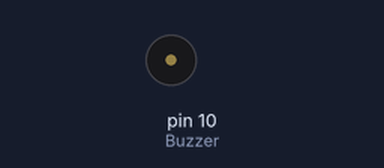
Bench run of a sketch on a simulated Arduino Uno, built with avr-gcc and run on an emulated ATmega328P. On the bench: buzzer (waves = sounding).

Above: at 1.6 s.
At 19.8 s:
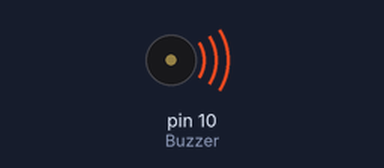
Timing chart, 0 to 20.5 s (numbered marks = the images above):
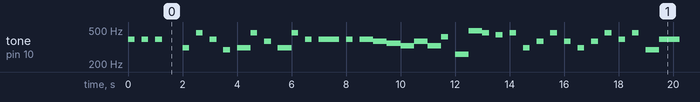

The sketch:

Practica_5_Buzzer.ino
```cpp
int Buzzer = 10;
float Do = 261.626;
float Reb = 277.183;
float Re = 293.665;
float Mib = 311.127;
float Mi = 329.628;
float Fa = 349.228;
float Solb = 369.994;
float Sol = 391.995;
float Lab = 415.305;
float La = 440.000;
float Sib = 466.164;
float Si = 493.883;

int tempespera = 500;

int negra=250;
int blanca= 500;

void setup()
{

}
void loop()
{
  for(int i=0; i<3;i++){
   tone(Buzzer, Sol, negra);
   delay(tempespera);
  }
  noTone(Buzzer);
  delay(tempespera);

  tone(Buzzer,Mib,negra);
  delay(tempespera);
  noTone(Buzzer);

  tone(Buzzer, Sib, negra);
  delay(tempespera);
  noTone(Buzzer);

  tone(Buzzer, Sol,negra);
  delay(tempespera);
  noTone(Buzzer);
  //for(int i= 0; i<3; i++){}
  tone(Buzzer, Re, negra);
  delay(tempespera);
  noTone(Buzzer);

  tone(Buzzer,Mib,blanca);
  delay(tempespera);
  noTone(Buzzer);

  tone(Buzzer, Sib,negra);
  delay(tempespera);
  noTone(Buzzer);

  tone(Buzzer , Solb,negra);
  delay(tempespera);
  noTone(Buzzer);

  tone(Buzzer , Mib,blanca);
  delay(tempespera);
  noTone(Buzzer);

  tone(Buzzer, Sib,negra);
  delay(tempespera);
  noTone(Buzzer);

  tone(Buzzer, Sol,negra);
  delay(tempespera);
  noTone(Buzzer);

  tone(Buzzer, Sol,blanca);
  delay(tempespera);
  noTone(Buzzer);

  tone(Buzzer, Sol,negra);
  delay(tempespera);
  noTone(Buzzer);

  tone(Buzzer, Sol,negra);
  delay(tempespera);
  noTone(Buzzer);

  tone(Buzzer, Sol,blanca);
  delay(tempespera);
  noTone(Buzzer);

  tone(Buzzer, Solb,blanca);
  delay(tempespera);
  noTone(Buzzer);

  tone(Buzzer, Fa,blanca);
  delay(tempespera);
  noTone(Buzzer);

  tone(Buzzer, Mi,blanca);
  delay(tempespera);
  noTone(Buzzer);

  tone(Buzzer, Solb,blanca);
  delay(tempespera);
  noTone(Buzzer);

  tone(Buzzer, Mi,blanca);
  delay(tempespera);
  noTone(Buzzer);

  tone(Buzzer,Lab,negra);
  delay(tempespera);
  noTone(Buzzer);

  tone(Buzzer, Do,blanca);
  delay(tempespera);
  noTone(Buzzer);

  tone(Buzzer, Si,blanca);
  delay(tempespera);
  noTone(Buzzer);

  tone(Buzzer, Sib,negra);
  delay(tempespera);
  noTone(Buzzer);

  tone(Buzzer,La,negra);
  delay(tempespera);
  noTone(Buzzer);

  tone(Buzzer, Sib,negra);
  delay(tempespera);
  noTone(Buzzer);

  tone(Buzzer, Mib,negra);
  delay(tempespera);
  noTone(Buzzer);

  tone(Buzzer, Solb,negra);
  delay(tempespera);
  noTone(Buzzer);

  tone(Buzzer, Sib,negra);
  delay(tempespera);
  noTone(Buzzer);

  tone(Buzzer, Solb,negra);
  delay(tempespera);
  noTone(Buzzer);

  tone(Buzzer, Mib,negra);
  delay(tempespera);
  noTone(Buzzer);

  tone(Buzzer, Solb,negra);
  delay(tempespera);
  noTone(Buzzer);

  tone(Buzzer, Sib,negra);
  delay(tempespera);
  noTone(Buzzer);

  tone(Buzzer, Sol,negra);
  delay(tempespera);
  noTone(Buzzer);

  tone(Buzzer, Sib,negra);
  delay(tempespera);
  noTone(Buzzer);

  tone(Buzzer, Re,blanca);
  delay(tempespera);
  noTone(Buzzer);

  tone(Buzzer, Sol,blanca);
  delay(tempespera);
  noTone(Buzzer);

  tone(Buzzer, Sol,negra);
  delay(tempespera);
  noTone(Buzzer);

  tone(Buzzer, Sol,negra);
  delay(tempespera);
  noTone(Buzzer);

  tone(Buzzer, Sol,blanca);
  delay(tempespera);
  noTone(Buzzer);

  tone(Buzzer, Solb,blanca);
  delay(tempespera);
  noTone(Buzzer);

  tone(Buzzer, Fa,blanca);
  delay(tempespera);
  noTone(Buzzer);

  tone(Buzzer, Mi,blanca);
  delay(tempespera);
  noTone(Buzzer);

  tone(Buzzer, Mib,blanca);
  delay(tempespera);
  noTone(Buzzer);

  tone(Buzzer, Mi,blanca);
  delay(tempespera);
  noTone(Buzzer);

  tone(Buzzer, Lab,negra);
  delay(tempespera);
  noTone(Buzzer);

  tone(Buzzer, Reb,blanca);
  delay(tempespera);
  noTone(Buzzer);

  tone(Buzzer, Do,blanca);
  delay(tempespera);
  noTone(Buzzer);

  tone(Buzzer, Si,negra);
  delay(tempespera);
  noTone(Buzzer);

  tone(Buzzer, Sib,negra);
  delay(tempespera);
  noTone(Buzzer);

  tone(Buzzer, La,negra);
  delay(tempespera);
  noTone(Buzzer);

  tone(Buzzer, Sib,negra);
  delay(tempespera);
  noTone(Buzzer);

  tone(Buzzer, Mib,negra);
  delay(tempespera);
  noTone(Buzzer);

  tone(Buzzer, Solb,negra);
  delay(tempespera);
  noTone(Buzzer);

  tone(Buzzer, Mib,negra);
  delay(tempespera);
  noTone(Buzzer);

  tone(Buzzer, Sib,negra);
  delay(tempespera);
  noTone(Buzzer);

  tone(Buzzer, Sol,negra);
  delay(tempespera);
  noTone(Buzzer);

  tone(Buzzer, Mib,negra);
  delay(tempespera);
  noTone(Buzzer);

  tone(Buzzer, Sib,negra);
  delay(tempespera);
  noTone(Buzzer);

  tone(Buzzer, Sol,negra);
  delay(tempespera);
  noTone(Buzzer);
}
```

Measured:
- by itself, tone on pin 10 (Buzzer): plays 391 Hz for 0.25 s, 391 Hz for 0.25 s, 391 Hz for 0.25 s, 311 Hz for 0.25 s, 466 Hz for 0.25 s, 391 Hz for 0.25 s … (247 notes in this stretch)
